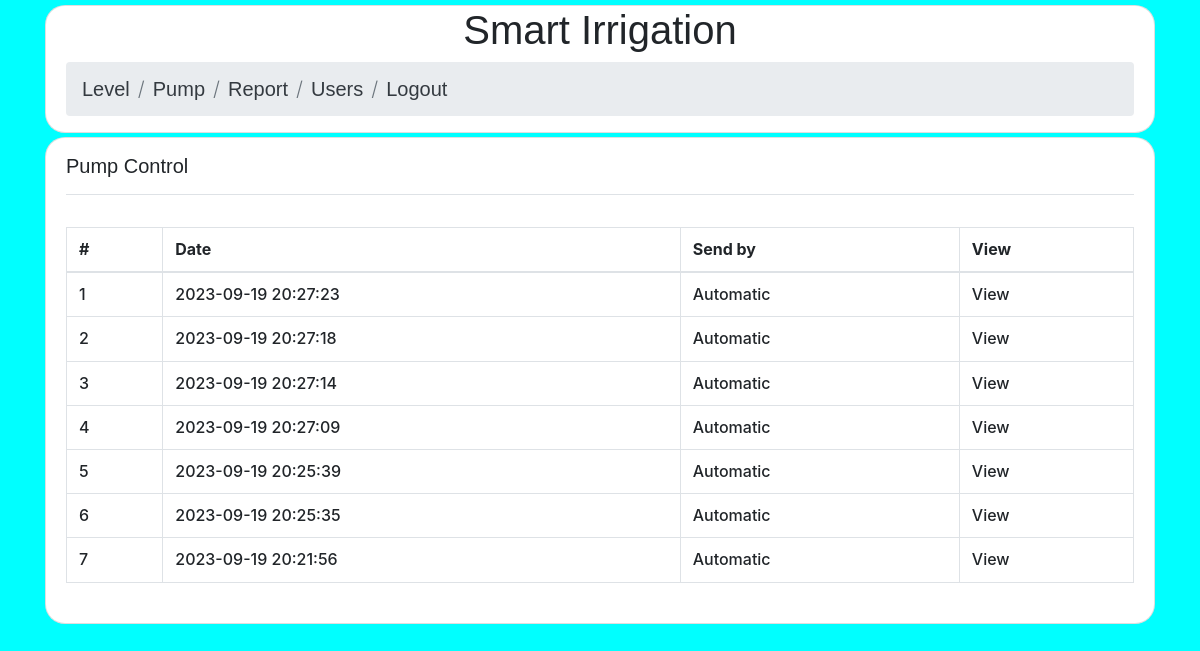
/report.php (signed in), run on the app's committed database.
### tables this page shows
CREATE TABLE `pump_record` (
  `id` int(11) NOT NULL,
  `date` datetime NOT NULL DEFAULT current_timestamp(),
  `send_by` varchar(50) NOT NULL
);

### report.php (the view, shortened to what this page needs)
<?php include("include/conn.php"); ?>
<?php
$sql = "SELECT * FROM pump_record order by date desc";
$result = $conn->query($sql);
?>
<?php include("include/header.php"); ?>
</head>
<body class="container" >
  <?php include("include/navs.php"); ?>
  <div class="d-flex justify-content-center">
    <div class="card mt-1" style="width: 100%; border-radius: 20px;">
      <div class="card-body py-0 h6">
        <h2 class="card-title lead m-0 py-3 border-bottom" style="font-family: 'Cooper Black', sans-serif;">
          Pump Control
        </h2>
        <div class="pane py-3">
        <div>
        <div class="table-responsive mt-3">
            <table class="table table-bordered">
                <thead>
                    <tr>
                        <th>#</th>
                        <th>Date</th>
                        <th>Send by</th>
                        <th>View</th>
                    </tr>
                </thead>
                <tbody>
                <?php if ($result->num_rows > 0):
                    $rows = $result->fetch_all(MYSQLI_ASSOC);
                    $n = 1;
                    ?>
                    <?php  foreach ($rows as $row): ?>
                      <tr>
                        <td><?= $n; ?></td>
                        <td><?= $row['date']; ?></td>
                        <td><?= $row['send_by']; ?></td>
                        <td>
                          View
                        </td>
                    </tr>
                    <?php $n++; endforeach; ?>
                    <?php else: ?>
                      <p><?= "No users found in the table."; ?></p>
                    <?php endif; ?>
            </table>
        </div>
        </div>
        </div>
      </div>
    </div>
  </div>
<?php include("include/footer.php"); ?>

### include/header.php (shortened to what this page needs)
<!DOCTYPE html>
<html lang="en">
<head>
  <link rel="stylesheet" href="https://stackpath.bootstrapcdn.com/bootstrap/4.5.2/css/bootstrap.min.css">
  <link rel="stylesheet" href="https://cdnjs.cloudflare.com/ajax/libs/font-awesome/4.7.0/css/font-awesome.min.css">

### include/navs.php (shortened to what this page needs)
<?php include("include/conn.php"); ?>
<?php
    $sql = "select * from users where username = '{$_SESSION['username']}'";
    $run = mysqli_query($conn,$sql);
    $fetch = mysqli_fetch_array($run);
?>
<div class="d-flex justify-content-center">
  <div class="card" style="width: 100%; border-radius: 20px;" >
    <div class="card-body py-0 lead text-center">
        <h1 style="font-family: 'Cooper Black', sans-serif;">
            Smart Irrigation
        </h1>
        <nav aria-label="breadcrumb" style="width: 100%; border-radius: 20px;">
          <ol class="breadcrumb">
          <?php if ($fetch['role'] == 'admin'): ?>
            <li class="breadcrumb-item">
              <a href="level.php"><span class="text-dark" style="font-family: 'Cooper Black', sans-serif;">Level</span></a>
            </li>
            <li class="breadcrumb-item">
            <a href="pump.php"><span class="text-dark" style="font-family: 'Cooper Black', sans-serif;">Pump</span></a>
            </li>
            <li class="breadcrumb-item active" aria-current="page">
            <a href="report.php"><span class="text-dark" style="font-family: 'Cooper Black', sans-serif;">Report</span></a>
            </li>
            <li class="breadcrumb-item active" aria-current="page">
            <a href="users.php"><span class="text-dark" style="font-family: 'Cooper Black', sans-serif;">Users</span></a>
            </li>
            <li class="breadcrumb-item active" aria-current="page">
            <a href="logout.php"><span class="text-dark" style="font-family: 'Cooper Black', sans-serif;">Logout</span></a>
            </li>
            <?php endif; ?>
          </ol>
        </nav>
    </div>
  </div>
</div>

### include/footer.php (shortened to what this page needs)
</body>
</html>

### include/header.php (style rules this page uses)
body { background-color: aqua; height: 100%; padding: 5px; }

### data on the page
pump_record: date "2023-09-19 20:27:23", send_by "Automatic"
pump_record: date "2023-09-19 20:27:18", send_by "Automatic"
pump_record: date "2023-09-19 20:27:14", send_by "Automatic"
pump_record: date "2023-09-19 20:27:09", send_by "Automatic"
pump_record: date "2023-09-19 20:25:39", send_by "Automatic"
pump_record: date "2023-09-19 20:25:35", send_by "Automatic"
pump_record: date "2023-09-19 20:21:56", send_by "Automatic"
